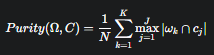
#> input picture Machine Learning/Clustering/Evaluation Metrics/images/purity.png, 214 x 55 px
$ jupyter execute Purity.ipynb
#> lines starting #> are read from the running program, lines starting #| are printed output that depends on the picture
1. [Purity](#purity)

#### Purity:
- measure the purity of clustered data points
- ratio of correctly clustered points by the overall data points
- ranges: 0 - 1
- the higher the value, the better

[cell 1]
from PIL import Image
from IPython.display import display

img = Image.open('images/purity.png')
#> img is the input picture: PIL image 214x55 RGBA; mean R, G, B, A 39.9, 41, 41.8, 255
new_image = img.resize((400, 90))
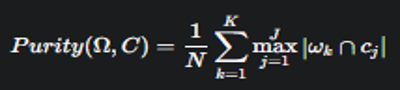
#> new_image: PIL image 400x90 RGBA; mean R, G, B, A 39.9, 41, 41.8, 255
display(new_image)


$ run again, with Machine Learning/Clustering/Evaluation Metrics/images/cophen.png copied over Machine Learning/Clustering/Evaluation Metrics/images/purity.png
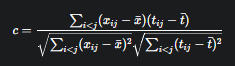
#> input picture Machine Learning/Clustering/Evaluation Metrics/images/cophen.png, 235 x 66 px
#> img is the input picture: PIL image 235x66 RGBA; mean R, G, B, A 41.9, 42.8, 43.8, 255
#> `new_image = img.resize((400, 90))`:
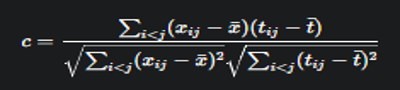
#> new_image: PIL image 400x90 RGBA; mean R, G, B, A 41.9, 42.8, 43.7, 255

$ run again, with Machine Learning/Clustering/Evaluation Metrics/images/dunn.png copied over Machine Learning/Clustering/Evaluation Metrics/images/purity.png
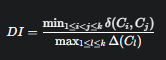
#> input picture Machine Learning/Clustering/Evaluation Metrics/images/dunn.png, 166 x 60 px
#> img is the input picture: PIL image 166x60 RGBA; mean R, G, B, A 43.7, 44.7, 45.6, 255
#> `new_image = img.resize((400, 90))`:
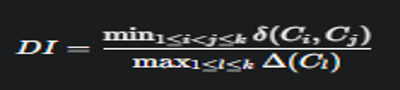
#> new_image: PIL image 400x90 RGBA; mean R, G, B, A 43.7, 44.7, 45.6, 255

$ run again, with Machine Learning/Clustering/Evaluation Metrics/images/dunn1.png copied over Machine Learning/Clustering/Evaluation Metrics/images/purity.png
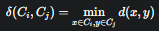
#> input picture Machine Learning/Clustering/Evaluation Metrics/images/dunn1.png, 159 x 31 px
#> img is the input picture: PIL image 159x31 RGBA; mean R, G, B, A 47.1, 48.2, 48.8, 255
#> `new_image = img.resize((400, 90))`:
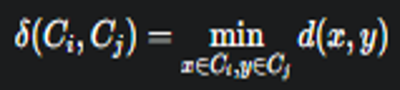
#> new_image: PIL image 400x90 RGBA; mean R, G, B, A 47.1, 48.2, 48.8, 255
